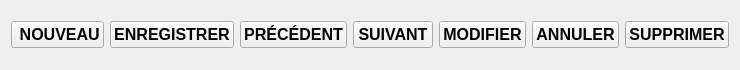
         <widget class="QWidget" name="produitBottomContainer" native="true">
          <property name="minimumSize">
           <size>
            <width>0</width>
            <height>70</height>
           </size>
          </property>
          <property name="maximumSize">
           <size>
            <width>16777215</width>
            <height>60</height>
           </size>
          </property>
          <property name="styleSheet">
           <string notr="true"/>
          </property>
          <layout class="QHBoxLayout" name="horizontalLayout_2">
           <item>
            <widget class="QPushButton" name="nouveauButton">
             <property name="font">
              <font>
               <pointsize>12</pointsize>
               <weight>75</weight>
               <bold>true</bold>
              </font>
             </property>
             <property name="cursor">
              <cursorShape>PointingHandCursor</cursorShape>
             </property>
             <property name="text">
              <string> NOUVEAU</string>
             </property>
             <property name="icon">
              <iconset resource="../interface_images.qrc">
               <normaloff>:/newPrefix/pictures/plus.png</normaloff>:/newPrefix/pictures/plus.png</iconset>
             </property>
             <property name="iconSize">
              <size>
               <width>25</width>
               <height>25</height>
              </size>
             </property>
            </widget>
           </item>
           <item>
            <widget class="QPushButton" name="enregistrerButton">
             <property name="font">
              <font>
               <pointsize>12</pointsize>
               <weight>75</weight>
               <bold>true</bold>
              </font>
             </property>
             <property name="cursor">
              <cursorShape>PointingHandCursor</cursorShape>
             </property>
             <property name="text">
              <string>ENREGISTRER</string>
             </property>
             <property name="icon">
              <iconset resource="../interface_images.qrc">
               <normaloff>:/newPrefix/pictures/diskette.png</normaloff>:/newPrefix/pictures/diskette.png</iconset>
             </property>
             <property name="iconSize">
              <size>
               <width>30</width>
               <height>30</height>
              </size>
             </property>
            </widget>
           </item>
           <item>
            <widget class="QPushButton" name="precedentButton">
             <property name="font">
              <font>
               <pointsize>12</pointsize>
               <weight>75</weight>
               <bold>true</bold>
              </font>
             </property>
             <property name="cursor">
              <cursorShape>PointingHandCursor</cursorShape>
             </property>
             <property name="text">
              <string>PRÉCÉDENT</string>
             </property>
             <property name="icon">
              <iconset resource="../interface_images.qrc">
               <normaloff>:/newPrefix/pictures/back.png</normaloff>:/newPrefix/pictures/back.png</iconset>
             </property>
             <property name="iconSize">
              <size>
               <width>25</width>
               <height>25</height>
              </size>
             </property>
            </widget>
           </item>
           <item>
            <widget class="QPushButton" name="suivantButton">
             <property name="font">
              <font>
               <pointsize>12</pointsize>
               <weight>75</weight>
               <bold>true</bold>
              </font>
             </property>
             <property name="cursor">
              <cursorShape>PointingHandCursor</cursorShape>
             </property>
             <property name="text">
              <string>SUIVANT</string>
             </property>
             <property name="icon">
              <iconset resource="../interface_images.qrc">
               <normaloff>:/newPrefix/pictures/next.png</normaloff>:/newPrefix/pictures/next.png</iconset>
             </property>
             <property name="iconSize">
              <size>
               <width>25</width>
               <height>25</height>
              </size>
             </property>
            </widget>
           </item>
           <item>
            <widget class="QPushButton" name="modifierButton">
             <property name="font">
              <font>
               <pointsize>12</pointsize>
               <weight>75</weight>
               <bold>true</bold>
              </font>
             </property>
             <property name="cursor">
              <cursorShape>PointingHandCursor</cursorShape>
             </property>
             <property name="text">
              <string>MODIFIER</string>
             </property>
             <property name="icon">
              <iconset resource="../interface_images.qrc">
               <normaloff>:/newPrefix/pictures/editing.png</normaloff>:/newPrefix/pictures/editing.png</iconset>
             </property>
             <property name="iconSize">
              <size>
               <width>30</width>
               <height>30</height>
              </size>
             </property>
            </widget>
           </item>
           <item>
            <widget class="QPushButton" name="annulerButton">
             <property name="font">
              <font>
               <pointsize>12</pointsize>
               <weight>75</weight>
               <bold>true</bold>
              </font>
             </property>
             <property name="cursor">
              <cursorShape>PointingHandCursor</cursorShape>
             </property>
             <property name="text">
              <string>ANNULER</string>
             </property>
             <property name="icon">
              <iconset resource="../interface_images.qrc">
               <normaloff>:/newPrefix/pictures/cancel.png</normaloff>:/newPrefix/pictures/cancel.png</iconset>
             </property>
             <property name="iconSize">
              <size>
               <width>25</width>
               <height>25</height>
              </size>
             </property>
            </widget>
           </item>
           <item>
            <widget class="QPushButton" name="supprimerButton">
             <property name="font">
              <font>
               <pointsize>12</pointsize>
               <weight>75</weight>
               <bold>true</bold>
              </font>
             </property>
             <property name="cursor">
              <cursorShape>PointingHandCursor</cursorShape>
             </property>
             <property name="text">
              <string>SUPPRIMER</string>
             </property>
             <property name="icon">
              <iconset resource="../interface_images.qrc">
               <normaloff>:/newPrefix/pictures/delete.png</normaloff>:/newPrefix/pictures/delete.png</iconset>
             </property>
             <property name="iconSize">
              <size>
               <width>30</width>
               <height>30</height>
              </size>
             </property>
            </widget>
           </item>
          </layout>
         </widget>
